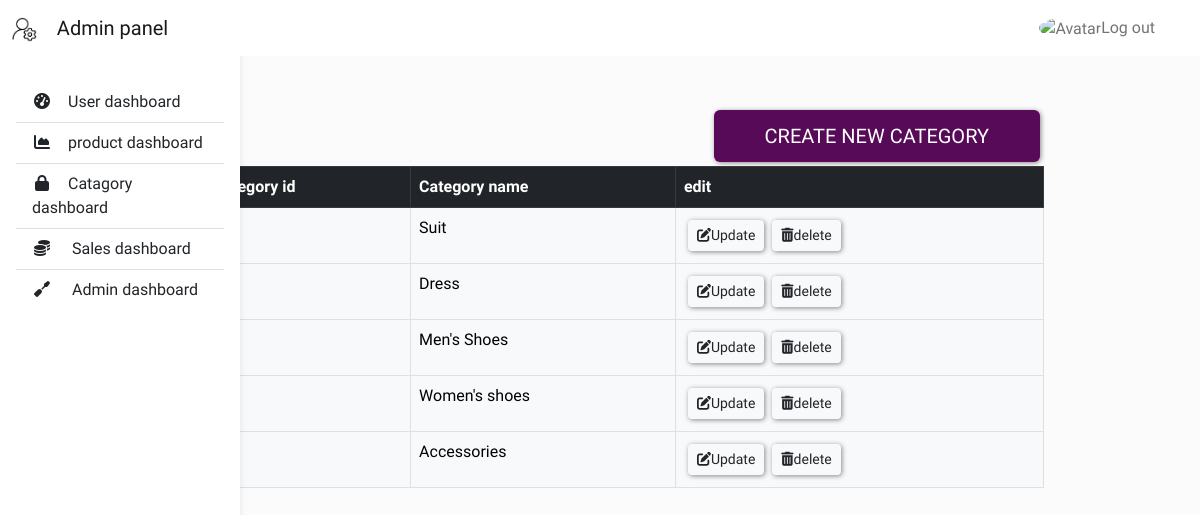
The page /admin_dashboard/category_dashboard.php on the database as committed earlier.
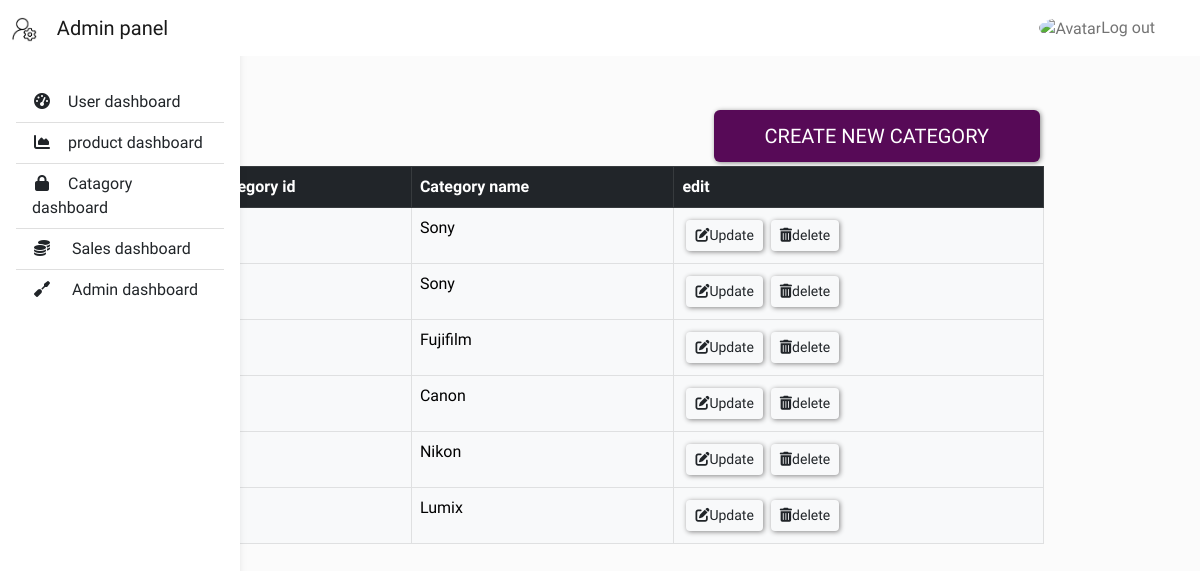
The same page on the database as committed later.
### tables this page shows
CREATE TABLE `category` (
  `id` int(14) NOT NULL,
  `is_deleted` tinyint(1) NOT NULL,
  `category_name` varchar(255) NOT NULL,
  `created_at` datetime NOT NULL DEFAULT current_timestamp(),
  `updated_at` timestamp NOT NULL DEFAULT current_timestamp()
);

### admin_dashboard/category_dashboard.php (the view, shortened to what this page needs)
<?php
include "../connection.php";
?>
<!DOCTYPE html>
<html lang="en">
<head>
<link href="https://cdn.jsdelivr.net/npm/bootstrap@5.2.0-beta1/dist/css/bootstrap.min.css" rel="stylesheet">
    <link rel="stylesheet" href="user_dashboard.css?v=<?php echo time(); ?>">
    <link rel="stylesheet" href="dashboard.css?v=<?php echo time(); ?>">
</head>
<body>
 <header  >
            <nav id="sidebarMenu" class="collapse d-lg-block sidebar collapse bg-white">
              <div class="position-sticky">
                <div class="list-group list-group-flush mx-3 mt-4">
                  <a href="user_dashboard.php" class="list-group-item list-group-item-action py-2 ripple" aria-current="true">
                    <i class="fas fa-tachometer-alt fa-fw me-3 "></i><span>User dashboard</span>
                  </a>
                  <a href="product_dashboard.php" class="list-group-item list-group-item-action py-2 ripple ">
                    <i class="fas fa-chart-area fa-fw me-3 "></i><span>product dashboard</span>
                  </a>
                  <a href="category_dashboard.php" class="list-group-item list-group-item-action py-2 ripple"><i
                      class="fas fa-lock fa-fw me-3 "></i><span>Catagory dashboard</span></a>
                      <a href="sales_dashboard.php" class="list-group-item list-group-item-action py-2 ripple"><i class="fa-solid fa-coins fa-fw me-3"></i>
                </i><span>Sales dashboard</span></a>
                <a href="admin_dashboard.php" class="list-group-item list-group-item-action py-2 ripple"><i class="fa-solid fa-screwdriver fa-fw me-3"></i><span> Admin dashboard</span></a>
                </div>
              </div>
            </nav>
            <nav id="main-navbar" class="navbar navbar-expand-lg navbar-light bg-white fixed-top">
              <div class="container-fluid">
                <a class="navbar-brand" href="dashboard.php">
                  <img height="25" alt="MDB Logo"
                    loading="lazy" />
                    &nbsp;&nbsp; Admin panel
                </a>
                <ul class="navbar-nav ms-auto d-flex flex-row">
                    <a class="nav-link avatar_logout hidden-arrow d-flex align-items-center" href="../index.php"
                      id="navbarDropdownMenuLink" role="button"  aria-expanded="false">
                      <img src="https://icon-library.com/images/avatar-icon-images/avatar-icon-images-4.jpg" class="rounded-circle"
                        height="22" alt="Avatar" loading="lazy" />
                        Log out
                    </a>
              </div>
            </nav>
          </header>
          <main style="margin-top: 58px;">
            <div class="container pt-4"></div>
          </main>
  <br>
<div class="dbcontainer" >
<button type="button" class="btn butt  text-uppercase"><a class="a_button_create" href="category_create.php">create new category</a></button>
<table class="table container table-bordered table-dark">
  <thead>
    <tr>
      <th scope="col">Category id</th>
      <th scope="col">Category name</th>
      <th scope="col">edit</th>
    </tr>
  </thead>
  <tbody class="table-light">
    <?php
    $stmt = $conn->query("SELECT * FROM category");
    while($category = $stmt->fetch_assoc())
    {
      if($category['is_deleted']== 0)
      {
        echo "<tr>
        <th scope='row'>$category[id]</th>
        <td>$category[category_name]</td>
        <td> ";
        echo '<a href="category_update.php?id='. $category['id'] .'"<button  class="btn  btn-sm"><i class="fa-solid fa-pen-to-square"></i>Update</button></a>';
        echo '<a href="category_delete.php?id='. $category['id'] .'"<button  class="btn  btn-sm"><i class="fa-solid fa-trash-can"></i>delete</button></a>';
      echo "</tr>";
       }
    };
    ?>
  </tbody>
</table>
  </div>
</body>
</html>

Rows that differ between the two databases and show on the page:
removed category: category_name "Suit"
removed category: category_name "Dress"
removed category: category_name "Men's Shoes"
removed category: category_name "Women's shoes"
removed category: category_name "Accessories"
added category: category_name "Sony"
added category: category_name "Sony"
added category: category_name "Fujifilm"
added category: category_name "Canon"
added category: category_name "Nikon"
added category: category_name "Lumix"
